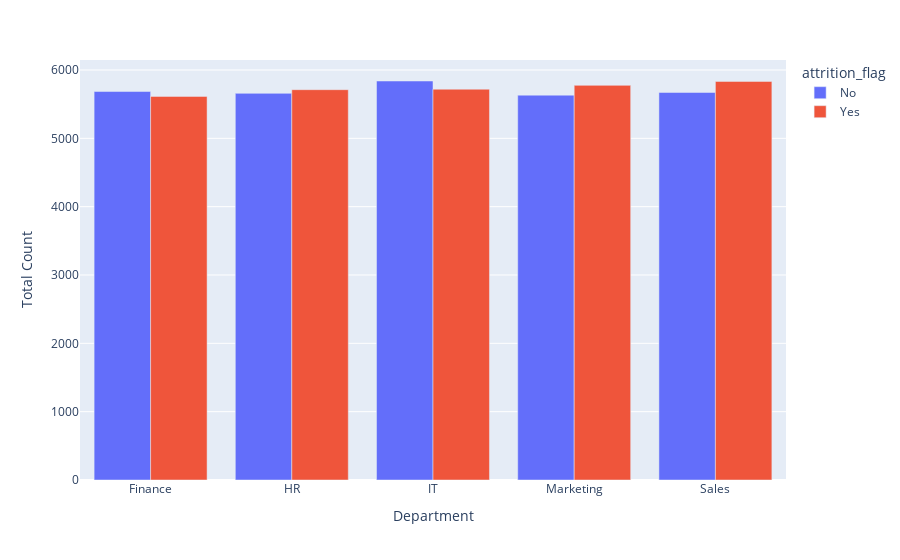

The code cell stored with this chart in its notebook:
### Code cell
fig = px.bar(
    attration_rates,
    x='department',
    y='count',
    color='attrition_flag',
    labels = {'count':'Total Count','department':'Department'},
    barmode='group'
)
fig.show()

### Figure 1 — Plotly figure (JSON) as saved in the notebook; plotly's stock layout.template omitted (floating-point values rounded to 4 significant figures)
{"data": [{"alignmentgroup": "True", "hovertemplate": "attrition_flag=No<br>Department=%{x}<br>Total Count=%{y}<extra></extra>", "legendgroup": "No", "marker": {"color": "#636efa", "pattern": {"shape": ""}}, "name": "No", "offsetgroup": "No", "orientation": "v", "showlegend": true, "textposition": "auto", "type": "bar", "x": ["Finance", "HR", "IT", "Marketing", "Sales"], "xaxis": "x", "y": [5685, 5658, 5839, 5632, 5671], "yaxis": "y"}, {"alignmentgroup": "True", "hovertemplate": "attrition_flag=Yes<br>Department=%{x}<br>Total Count=%{y}<extra></extra>", "legendgroup": "Yes", "marker": {"color": "#EF553B", "pattern": {"shape": ""}}, "name": "Yes", "offsetgroup": "Yes", "orientation": "v", "showlegend": true, "textposition": "auto", "type": "bar", "x": ["Finance", "HR", "IT", "Marketing", "Sales"], "xaxis": "x", "y": [5614, 5712, 5719, 5775, 5833], "yaxis": "y"}], "layout": {"barmode": "group", "legend": {"title": {"text": "attrition_flag"}, "tracegroupgap": 0}, "margin": {"t": 60}, "xaxis": {"anchor": "y", "domain": [0, 1], "title": {"text": "Department"}}, "yaxis": {"anchor": "x", "domain": [0, 1], "title": {"text": "Total Count"}}}}
